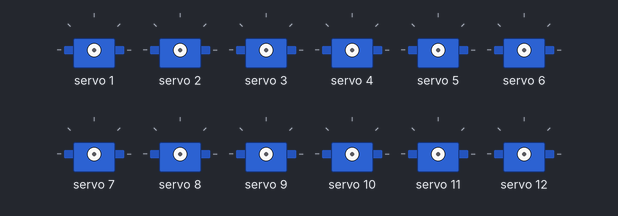
Bench run of a sketch on a simulated Arduino Nano, built with avr-gcc and run on an emulated ATmega328P. Shown: 12 × servo. What the sketch prints to the serial monitor is not drawn.

Above: at 0.05 s.
At 4.05 s:
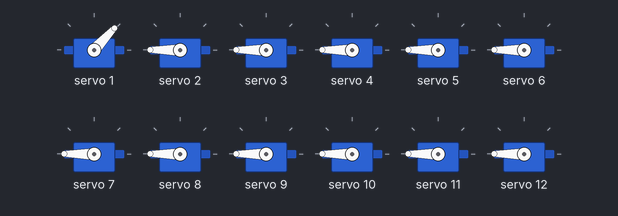
At 6.5 s:
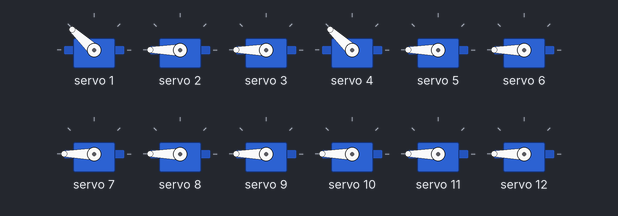
At 8.1 s:
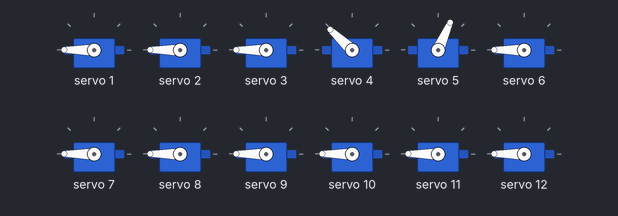
At 9.75 s:
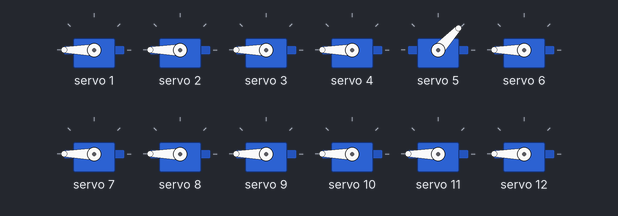
At 13.0 s:
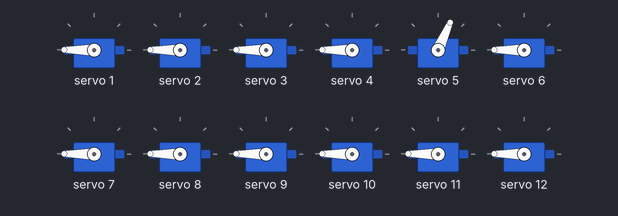
Timing chart, 0 to 16.9 s (numbered marks = the images above):
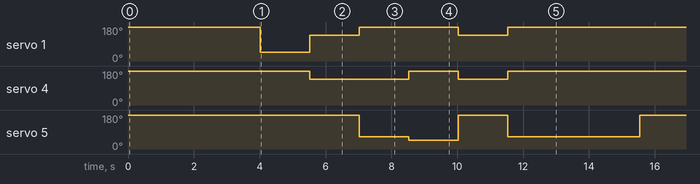

The sketch:

Roco_318_-_Simple_Servo_Controller.ino
```cpp
/*-----------------------------------------------------------------------------------------------------
  ----------------------------------------------------------------------------------------------------
  ---------------------------------------------------------------------------------------------------

            _____   ____   _____ ____ ____  __  ___
           |  __ \ / __ \ / ____/ __ \___ \/_ |/ _ \
           | |__) | |  | | |   | |  | |__) || | (_) |
           |  _  /| |  | | |   | |  | |__ < | |> _ <
           | | \ \| |__| | |___| |__| |__) || | (_) |
           |_|  \_\\____/ \_____\____/____/ |_|\___/
                    SIMPLE SERVO CONTROLLER

  This is some super simple code for controlling servos via id and angle values.
  This has been made for the Arduino Nano with a PCA9685 16 channel i2c PWM breakout board.

                         -:Wiring:-
                ARDUINO NANO --->    PCA9685
                     A5      --->      SCL
                     A4      --->      SDA
                    GND      --->      GND
                     5V      --->      VCC

  THIS CODE UTILISES THE ADAFRUIT PWM SERVO DRIVER LIBRARY, TO ADD IT TO YOUR ARDUINO IDE:
  - Click on; Sketch
  - Click on; Include Library
  - Click on; Manage Libraries...
  - In the search bar that appears, type in "Adafruit PWM Servo Driver" and click install on the one that appears with the same name.
  Now you have the neccessary libraries to run the following code.

                     -:USING THE CODE:-
                      ----------------
  When uploaded you can then send simple commands to the board to control your servos.
  It must be in the following format:
    ServoNumber,ServoAngle

    So for example:

    UpdateServo(6, 90);

    This will move servo number 6 to an angle of 90 degrees.

  That is everything you need to know to use the board

  Debugging:

  If you send your servo an angle value and it does not line up, then you may need to calibrate the servo minimum and maximum pulse lengths
  Currently they have been calibrated for a range of 0 to 180 degrees for the Towerpro MG996R
  #define SERVOMIN  135 // This is the 'minimum' pulse length count (out of 4096) For the MG996R this wants to be 135
  #define SERVOMAX  482 // this is the 'maximum' pulse length count (out of 4096) For the MG996R this wants to be 482

  ------------------------------------------------------------------------------------------------
  -------------------------------------------------------------------------------------------------
*/

#include <Wire.h>
#include <Adafruit_PWMServoDriver.h>

#define SERVOMIN  150 // This is the 'minimum' pulse length count (out of 4096) For the MG996R this wants to be 135
#define SERVOMAX  600 // this is the 'maximum' pulse length count (out of 4096) For the MG996R this wants to be 482

Adafruit_PWMServoDriver PCA9685 = Adafruit_PWMServoDriver();

int ServoPositions[16][5]; //you can use this to make a 2D array of values for your 16 servos positions for each point of your walking gait
int HipL = 1;
int KneeL = 2;
int AnkleL = 3;
int HipR = 4;
int KneeR = 5;
int AnkleR = 6;

void setup() {
  Serial.begin(115200); //Nice faster speed
  PCA9685.begin();
  PCA9685.setPWMFreq(15); //Maximum speed this can be set to is 1600
  Wire.setClock(400000); // Fast 400khz I2C Mode
  Serial.println("PCA9685 Servo Controller Connected & Ready");

//  for (int ServoNumber = 1; ServoNumber <= 6; ServoNumber++) // reset all servos
//  {
//    UpdateServo(ServoNumber, 0);
//  }
//  while(1);
}

void loop() {

  delay(2500);

  for (int ServoNumber = 1; ServoNumber <= 16; ServoNumber++) // set all servos to 80 degrees
  {
    UpdateServo(ServoNumber, 0);
  }
  delay(1500);

  UpdateServo(HipL, -35);
  UpdateServo(KneeL, 35);
  delay(1500);

  UpdateServo(HipL, -12);
  UpdateServo(HipR, -12);
  UpdateServo(KneeL, 0);
  UpdateServo(KneeR, 0);
  UpdateServo(AnkleL, 20);
  UpdateServo(AnkleR, 20);
  delay(1500);

  for (int ServoNumber = 1; ServoNumber <= 3; ServoNumber++) // set all servos to 80 degrees
  {
    UpdateServo(ServoNumber, 0);
  }
  UpdateServo(KneeR, -30);
  delay(1500);

  UpdateServo(HipR, 35);
  UpdateServo(KneeR, -35);
  UpdateServo(AnkleR, 0);
  delay(1500);

  UpdateServo(HipL, -12);
  UpdateServo(HipR, -12);
  UpdateServo(KneeL, 0);
  UpdateServo(KneeR, 0);
  UpdateServo(AnkleL, 20);
  UpdateServo(AnkleR, 20);
  delay(1500);

  for (int ServoNumber = 1; ServoNumber <= 6; ServoNumber++) // set all servos to 80 degrees
  {
    UpdateServo(ServoNumber, 0);
  }
  UpdateServo(KneeR, -30);
  delay(1500);
//  while(1);

}

void UpdateServo (int Id, int Angle) {

  double pulselength = map(Angle, 0, 180, SERVOMIN, SERVOMAX); //map the degree value to pulselength value
  PCA9685.setPWM(Id, 0, pulselength); //Send the angle to the appropiate servo

}
```

Measured:
- by itself, servo 1: repeats every 13.0 s: 137° 1.5 s, 180° 3.0 s, 137° 1.5 s, 180° 5.5 s, 47° 1.5 s
- by itself, servo 4: repeats every 13.0 s: 180° 1.5 s, 137° 1.5 s, 180° 7.0 s, 137° 3.0 s
- by itself, servo 5: repeats every 13.0 s: 47° 1.5 s, 180° 1.5 s, 66° 4.0 s, 180° 4.5 s, 66° 1.5 s
